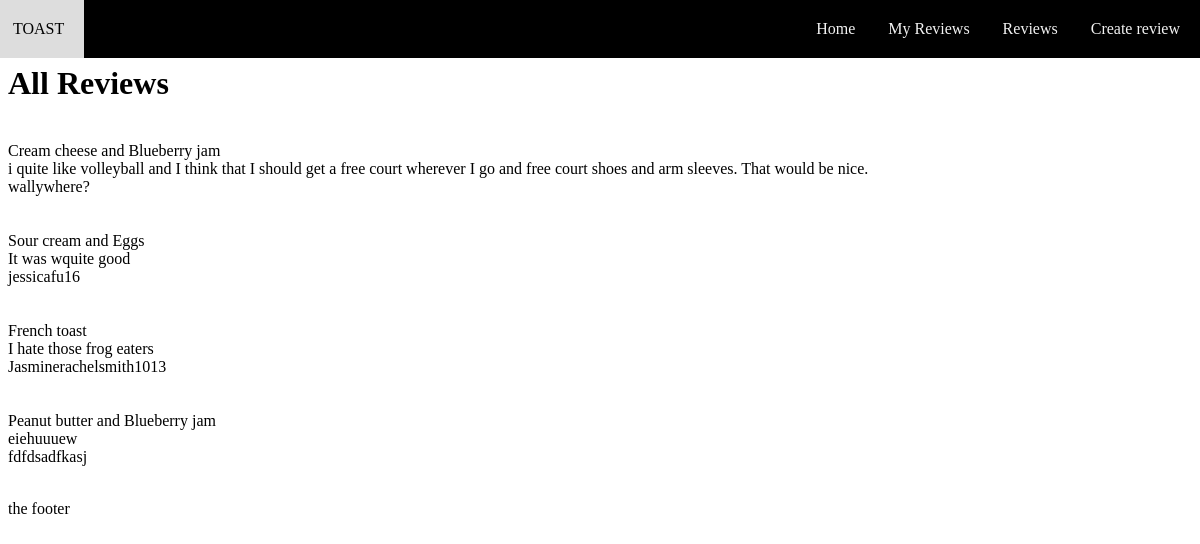
The app's page /reviews, older data.
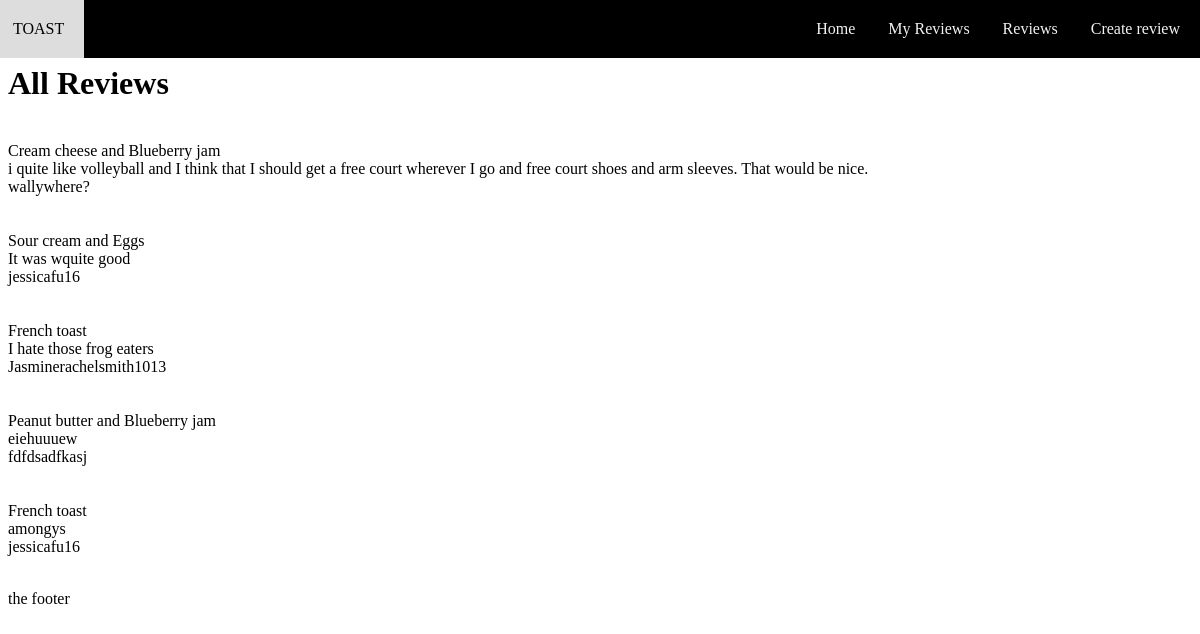
The same page, newer data.
### tables this page shows
CREATE TABLE Reviews (id INTEGER PRIMARY KEY AUTOINCREMENT, user_id INTEGER REFERENCES Users (id), review TEXT NOT NULL, toast_id);

CREATE TABLE Toast (id INTEGER PRIMARY KEY AUTOINCREMENT, description TEXT NOT NULL);

CREATE TABLE Users (id INTEGER PRIMARY KEY AUTOINCREMENT, username TEXT UNIQUE NOT NULL, password TEXT NOT NULL);

### routes.py (the view)
@app.route('/reviews')
def show_all_reviews():
    query = 'SELECT description, review, username FROM Reviews JOIN Toast ON reviews.toast_id = toast.id JOIN Users ON reviews.user_id = users.id'
    reviews = sql_queries(query, 1)
    return render_template("reviews.html", reviews = reviews)

### routes.py (called while the page is built)
def sql_queries(query, option):
    connection = sqlite3.connect('toast.db')
    cursor = connection.cursor()
    cursor.execute(query)
    if option == 0:
        result = cursor.fetchone()
        return result
    elif option == 1:
        result = cursor.fetchall()
        return result
    elif option == 2:
        connection.commit()
    connection.close()

### templates/reviews.html (shortened to what this page needs)
<!DOCTYPE html>
<html>
    <head>
    </head>
    <body>
        <nav>
            <br>{%include 'navbar.html'%}<br>
        </nav>
        <header>
            <h1> All Reviews</h1>
        </header>
        <main>
            {%for review in reviews%}
            <br>{{review[0]}}<br>
            {{review[1]}}<br>
            {{review[2]}}<br><br>
            {%endfor%}
        </main>
        <footer>
            <p>the footer</p>
        </footer>
    </body>
</html>

### templates/navbar.html (shortened to what this page needs)
<!DOCTYPE html>
<html>
    <head>
    </head>
    <body>
        <navbar>
            <div>
                <a href="/" class="ping">TOAST</a>
                <a href="/create_review" class="object">Create review</a>
                <a href="/reviews" class="object">Reviews</a>
                <a href="/my_reviews" class="object">My Reviews</a>
                <a href="/" class="object">Home</a>
            </div>
        </navbar>
    </body>
</html>

### templates/reviews.html (style rules this page uses)
main { word-break: break-all; }

### templates/navbar.html (style rules this page uses)
div { background-color: #000000; padding-right:94.7%; position: fixed; top: 0; left:0; right:0; width: 100%; }
.object { float:right; display: block; color: #f2f2f2; text-align: center; text-decoration: none; padding:20px; padding-left:13px; font-size: 16px; font-family: 'Arvo'; }
.ping { float:left; display: block; color: #f2f2f2; text-align: center; text-decoration: none; padding:20px; padding-left:13px; font-size: 16px; font-family: 'Arvo' }

Row changes from the older to the newer data that the page shows:
added Reviews: description "French toast", review "amongys", username "jessicafu16"
